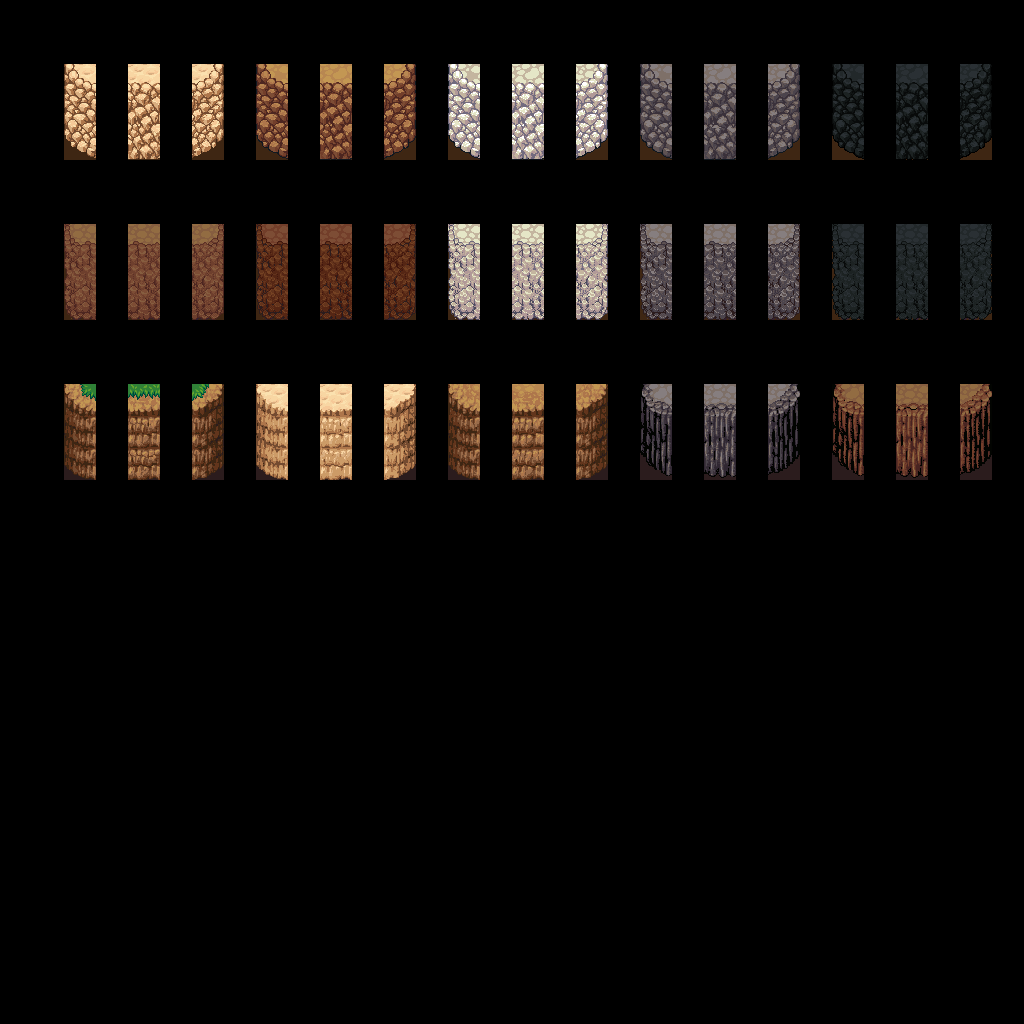

The image is a tile-based game level rendered from a .tmx file. Its description and complete source (layers, tilesets, objects, tile grids) follow:
An orthogonal 32x32 tile map with 32x32 px tiles, 3 tile layers (regions, input_Mountain, output_Mountain).

<map version="1.2" tiledversion="1.2.0" orientation="orthogonal" renderorder="right-down" width="32" height="32" tilewidth="32" tileheight="32" infinite="0" nextlayerid="5" nextobjectid="1">
 <tileset firstgid="1" source="../mountains-v6.tsx" />
 <layer id="1" name="regions" width="32" height="32">
  <data encoding="csv">
0,0,0,0,0,0,0,0,0,0,0,0,0,0,0,0,0,0,0,0,0,0,0,0,0,0,0,0,0,0,0,0,
0,0,0,0,0,0,0,0,0,0,0,0,0,0,0,0,0,0,0,0,0,0,0,0,0,0,0,0,0,0,0,0,
0,0,3562,0,3562,0,3562,0,3562,0,3562,0,3562,0,3562,0,3562,0,3562,0,3562,0,3562,0,3562,0,3562,0,3562,0,3562,0,
0,0,3562,0,3562,0,3562,0,3562,0,3562,0,3562,0,3562,0,3562,0,3562,0,3562,0,3562,0,3562,0,3562,0,3562,0,3562,0,
0,0,3562,0,3562,0,3562,0,3562,0,3562,0,3562,0,3562,0,3562,0,3562,0,3562,0,3562,0,3562,0,3562,0,3562,0,3562,0,
0,0,0,0,0,0,0,0,0,0,0,0,0,0,0,0,0,0,0,0,0,0,0,0,0,0,0,0,0,0,0,0,
0,0,0,0,0,0,0,0,0,0,0,0,0,0,0,0,0,0,0,0,0,0,0,0,0,0,0,0,0,0,0,0,
0,0,3562,0,3562,0,3562,0,3562,0,3562,0,3562,0,3562,0,3562,0,3562,0,3562,0,3562,0,3562,0,3562,0,3562,0,3562,0,
0,0,3562,0,3562,0,3562,0,3562,0,3562,0,3562,0,3562,0,3562,0,3562,0,3562,0,3562,0,3562,0,3562,0,3562,0,3562,0,
0,0,3562,0,3562,0,3562,0,3562,0,3562,0,3562,0,3562,0,3562,0,3562,0,3562,0,3562,0,3562,0,3562,0,3562,0,3562,0,
0,0,0,0,0,0,0,0,0,0,0,0,0,0,0,0,0,0,0,0,0,0,0,0,0,0,0,0,0,0,0,0,
0,0,0,0,0,0,0,0,0,0,0,0,0,0,0,0,0,0,0,0,0,0,0,0,0,0,0,0,0,0,0,0,
0,0,3568,0,3568,0,3568,0,3568,0,3568,0,3568,0,3568,0,3568,0,3568,0,3568,0,3568,0,3568,0,3568,0,3568,0,3568,0,
0,0,3568,0,3568,0,3568,0,3568,0,3568,0,3568,0,3568,0,3568,0,3568,0,3568,0,3568,0,3568,0,3568,0,3568,0,3568,0,
0,0,3568,0,3568,0,3568,0,3568,0,3568,0,3568,0,3568,0,3568,0,3568,0,3568,0,3568,0,3568,0,3568,0,3568,0,3568,0,
0,0,0,0,0,0,0,0,0,0,0,0,0,0,0,0,0,0,0,0,0,0,0,0,0,0,0,0,0,0,0,0,
0,0,0,0,0,0,0,0,0,0,0,0,0,0,0,0,0,0,0,0,0,0,0,0,0,0,0,0,0,0,0,0,
0,0,0,0,0,0,0,0,0,0,0,0,0,0,0,0,0,0,0,0,0,0,0,0,0,0,0,0,0,0,0,0,
0,0,0,0,0,0,0,0,0,0,0,0,0,0,0,0,0,0,0,0,0,0,0,0,0,0,0,0,0,0,0,0,
0,0,0,0,0,0,0,0,0,0,0,0,0,0,0,0,0,0,0,0,0,0,0,0,0,0,0,0,0,0,0,0,
0,0,0,0,0,0,0,0,0,0,0,0,0,0,0,0,0,0,0,0,0,0,0,0,0,0,0,0,0,0,0,0,
0,0,0,0,0,0,0,0,0,0,0,0,0,0,0,0,0,0,0,0,0,0,0,0,0,0,0,0,0,0,0,0,
0,0,0,0,0,0,0,0,0,0,0,0,0,0,0,0,0,0,0,0,0,0,0,0,0,0,0,0,0,0,0,0,
0,0,0,0,0,0,0,0,0,0,0,0,0,0,0,0,0,0,0,0,0,0,0,0,0,0,0,0,0,0,0,0,
0,0,0,0,0,0,0,0,0,0,0,0,0,0,0,0,0,0,0,0,0,0,0,0,0,0,0,0,0,0,0,0,
0,0,0,0,0,0,0,0,0,0,0,0,0,0,0,0,0,0,0,0,0,0,0,0,0,0,0,0,0,0,0,0,
0,0,0,0,0,0,0,0,0,0,0,0,0,0,0,0,0,0,0,0,0,0,0,0,0,0,0,0,0,0,0,0,
0,0,0,0,0,0,0,0,0,0,0,0,0,0,0,0,0,0,0,0,0,0,0,0,0,0,0,0,0,0,0,0,
0,0,0,0,0,0,0,0,0,0,0,0,0,0,0,0,0,0,0,0,0,0,0,0,0,0,0,0,0,0,0,0,
0,0,0,0,0,0,0,0,0,0,0,0,0,0,0,0,0,0,0,0,0,0,0,0,0,0,0,0,0,0,0,0,
0,0,0,0,0,0,0,0,0,0,0,0,0,0,0,0,0,0,0,0,0,0,0,0,0,0,0,0,0,0,0,0,
0,0,0,0,0,0,0,0,0,0,0,0,0,0,0,0,0,0,0,0,0,0,0,0,0,0,0,0,0,0,0,0
</data>
 </layer>
 <layer id="2" name="input_Mountain" width="32" height="32">
  <properties>
   <property name="StrictEmpty" type="bool" value="true" />
  </properties>
  <data encoding="csv">
0,0,0,0,0,0,0,0,0,0,0,0,0,0,0,0,0,0,0,0,0,0,0,0,0,0,0,0,0,0,0,0,
0,0,0,0,0,0,0,0,0,0,0,0,0,0,0,0,0,0,0,0,0,0,0,0,0,0,0,0,0,0,0,0,
0,0,2674,0,2675,0,2676,0,2677,0,2678,0,2679,0,2680,0,2681,0,2682,0,2683,0,2684,0,2685,0,2686,0,2687,0,2688,0,
0,0,0,0,0,0,0,0,0,0,0,0,0,0,0,0,0,0,0,0,0,0,0,0,0,0,0,0,0,0,0,0,
0,0,0,0,0,0,0,0,0,0,0,0,0,0,0,0,0,0,0,0,0,0,0,0,0,0,0,0,0,0,0,0,
0,0,0,0,0,0,0,0,0,0,0,0,0,0,0,0,0,0,0,0,0,0,0,0,0,0,0,0,0,0,0,0,
0,0,0,0,0,0,0,0,0,0,0,0,0,0,0,0,0,0,0,0,0,0,0,0,0,0,0,0,0,0,0,0,
0,0,3122,0,3123,0,3124,0,3125,0,3126,0,3127,0,3128,0,3129,0,3130,0,3131,0,3132,0,3133,0,3134,0,3135,0,3136,0,
0,0,0,0,0,0,0,0,0,0,0,0,0,0,0,0,0,0,0,0,0,0,0,0,0,0,0,0,0,0,0,0,
0,0,0,0,0,0,0,0,0,0,0,0,0,0,0,0,0,0,0,0,0,0,0,0,0,0,0,0,0,0,0,0,
0,0,0,0,0,0,0,0,0,0,0,0,0,0,0,0,0,0,0,0,0,0,0,0,0,0,0,0,0,0,0,0,
0,0,0,0,0,0,0,0,0,0,0,0,0,0,0,0,0,0,0,0,0,0,0,0,0,0,0,0,0,0,0,0,
0,0,3622,0,3623,0,3624,0,3628,0,3629,0,3630,0,3634,0,3635,0,3636,0,3640,0,3641,0,3642,0,3646,0,3647,0,3648,0,
0,0,0,0,0,0,0,0,0,0,0,0,0,0,0,0,0,0,0,0,0,0,0,0,0,0,0,0,0,0,0,0,
0,0,0,0,0,0,0,0,0,0,0,0,0,0,0,0,0,0,0,0,0,0,0,0,0,0,0,0,0,0,0,0,
0,0,0,0,0,0,0,0,0,0,0,0,0,0,0,0,0,0,0,0,0,0,0,0,0,0,0,0,0,0,0,0,
0,0,0,0,0,0,0,0,0,0,0,0,0,0,0,0,0,0,0,0,0,0,0,0,0,0,0,0,0,0,0,0,
0,0,0,0,0,0,0,0,0,0,0,0,0,0,0,0,0,0,0,0,0,0,0,0,0,0,0,0,0,0,0,0,
0,0,0,0,0,0,0,0,0,0,0,0,0,0,0,0,0,0,0,0,0,0,0,0,0,0,0,0,0,0,0,0,
0,0,0,0,0,0,0,0,0,0,0,0,0,0,0,0,0,0,0,0,0,0,0,0,0,0,0,0,0,0,0,0,
0,0,0,0,0,0,0,0,0,0,0,0,0,0,0,0,0,0,0,0,0,0,0,0,0,0,0,0,0,0,0,0,
0,0,0,0,0,0,0,0,0,0,0,0,0,0,0,0,0,0,0,0,0,0,0,0,0,0,0,0,0,0,0,0,
0,0,0,0,0,0,0,0,0,0,0,0,0,0,0,0,0,0,0,0,0,0,0,0,0,0,0,0,0,0,0,0,
0,0,0,0,0,0,0,0,0,0,0,0,0,0,0,0,0,0,0,0,0,0,0,0,0,0,0,0,0,0,0,0,
0,0,0,0,0,0,0,0,0,0,0,0,0,0,0,0,0,0,0,0,0,0,0,0,0,0,0,0,0,0,0,0,
0,0,0,0,0,0,0,0,0,0,0,0,0,0,0,0,0,0,0,0,0,0,0,0,0,0,0,0,0,0,0,0,
0,0,0,0,0,0,0,0,0,0,0,0,0,0,0,0,0,0,0,0,0,0,0,0,0,0,0,0,0,0,0,0,
0,0,0,0,0,0,0,0,0,0,0,0,0,0,0,0,0,0,0,0,0,0,0,0,0,0,0,0,0,0,0,0,
0,0,0,0,0,0,0,0,0,0,0,0,0,0,0,0,0,0,0,0,0,0,0,0,0,0,0,0,0,0,0,0,
0,0,0,0,0,0,0,0,0,0,0,0,0,0,0,0,0,0,0,0,0,0,0,0,0,0,0,0,0,0,0,0,
0,0,0,0,0,0,0,0,0,0,0,0,0,0,0,0,0,0,0,0,0,0,0,0,0,0,0,0,0,0,0,0,
0,0,0,0,0,0,0,0,0,0,0,0,0,0,0,0,0,0,0,0,0,0,0,0,0,0,0,0,0,0,0,0
</data>
 </layer>
 <layer id="3" name="output_Mountain" width="32" height="32">
  <data encoding="csv">
0,0,0,0,0,0,0,0,0,0,0,0,0,0,0,0,0,0,0,0,0,0,0,0,0,0,0,0,0,0,0,0,
0,0,0,0,0,0,0,0,0,0,0,0,0,0,0,0,0,0,0,0,0,0,0,0,0,0,0,0,0,0,0,0,
0,0,0,0,0,0,0,0,0,0,0,0,0,0,0,0,0,0,0,0,0,0,0,0,0,0,0,0,0,0,0,0,
0,0,2738,0,2739,0,2740,0,2741,0,2742,0,2743,0,2744,0,2745,0,2746,0,2747,0,2748,0,2749,0,2750,0,2751,0,2752,0,
0,0,2802,0,2803,0,2804,0,2805,0,2806,0,2807,0,2808,0,2809,0,2810,0,2811,0,2812,0,2813,0,2814,0,2815,0,2816,0,
0,0,0,0,0,0,0,0,0,0,0,0,0,0,0,0,0,0,0,0,0,0,0,0,0,0,0,0,0,0,0,0,
0,0,0,0,0,0,0,0,0,0,0,0,0,0,0,0,0,0,0,0,0,0,0,0,0,0,0,0,0,0,0,0,
0,0,0,0,0,0,0,0,0,0,0,0,0,0,0,0,0,0,0,0,0,0,0,0,0,0,0,0,0,0,0,0,
0,0,3186,0,3187,0,3188,0,3189,0,3190,0,3191,0,3192,0,3193,0,3194,0,3195,0,3196,0,3197,0,3198,0,3199,0,3200,0,
0,0,3250,0,3251,0,3252,0,3253,0,3254,0,3255,0,3256,0,3257,0,3258,0,3259,0,3260,0,3261,0,3262,0,3263,0,3264,0,
0,0,0,0,0,0,0,0,0,0,0,0,0,0,0,0,0,0,0,0,0,0,0,0,0,0,0,0,0,0,0,0,
0,0,0,0,0,0,0,0,0,0,0,0,0,0,0,0,0,0,0,0,0,0,0,0,0,0,0,0,0,0,0,0,
0,0,0,0,0,0,0,0,0,0,0,0,0,0,0,0,0,0,0,0,0,0,0,0,0,0,0,0,0,0,0,0,
0,0,3686,0,3687,0,3688,0,3692,0,3693,0,3694,0,3698,0,3699,0,3700,0,3704,0,3705,0,3706,0,3710,0,3711,0,3712,0,
0,0,3750,0,3751,0,3752,0,3756,0,3757,0,3758,0,3762,0,3763,0,3764,0,3768,0,3769,0,3770,0,3774,0,3775,0,3776,0,
0,0,0,0,0,0,0,0,0,0,0,0,0,0,0,0,0,0,0,0,0,0,0,0,0,0,0,0,0,0,0,0,
0,0,0,0,0,0,0,0,0,0,0,0,0,0,0,0,0,0,0,0,0,0,0,0,0,0,0,0,0,0,0,0,
0,0,0,0,0,0,0,0,0,0,0,0,0,0,0,0,0,0,0,0,0,0,0,0,0,0,0,0,0,0,0,0,
0,0,0,0,0,0,0,0,0,0,0,0,0,0,0,0,0,0,0,0,0,0,0,0,0,0,0,0,0,0,0,0,
0,0,0,0,0,0,0,0,0,0,0,0,0,0,0,0,0,0,0,0,0,0,0,0,0,0,0,0,0,0,0,0,
0,0,0,0,0,0,0,0,0,0,0,0,0,0,0,0,0,0,0,0,0,0,0,0,0,0,0,0,0,0,0,0,
0,0,0,0,0,0,0,0,0,0,0,0,0,0,0,0,0,0,0,0,0,0,0,0,0,0,0,0,0,0,0,0,
0,0,0,0,0,0,0,0,0,0,0,0,0,0,0,0,0,0,0,0,0,0,0,0,0,0,0,0,0,0,0,0,
0,0,0,0,0,0,0,0,0,0,0,0,0,0,0,0,0,0,0,0,0,0,0,0,0,0,0,0,0,0,0,0,
0,0,0,0,0,0,0,0,0,0,0,0,0,0,0,0,0,0,0,0,0,0,0,0,0,0,0,0,0,0,0,0,
0,0,0,0,0,0,0,0,0,0,0,0,0,0,0,0,0,0,0,0,0,0,0,0,0,0,0,0,0,0,0,0,
0,0,0,0,0,0,0,0,0,0,0,0,0,0,0,0,0,0,0,0,0,0,0,0,0,0,0,0,0,0,0,0,
0,0,0,0,0,0,0,0,0,0,0,0,0,0,0,0,0,0,0,0,0,0,0,0,0,0,0,0,0,0,0,0,
0,0,0,0,0,0,0,0,0,0,0,0,0,0,0,0,0,0,0,0,0,0,0,0,0,0,0,0,0,0,0,0,
0,0,0,0,0,0,0,0,0,0,0,0,0,0,0,0,0,0,0,0,0,0,0,0,0,0,0,0,0,0,0,0,
0,0,0,0,0,0,0,0,0,0,0,0,0,0,0,0,0,0,0,0,0,0,0,0,0,0,0,0,0,0,0,0,
0,0,0,0,0,0,0,0,0,0,0,0,0,0,0,0,0,0,0,0,0,0,0,0,0,0,0,0,0,0,0,0
</data>
 </layer>
</map>
